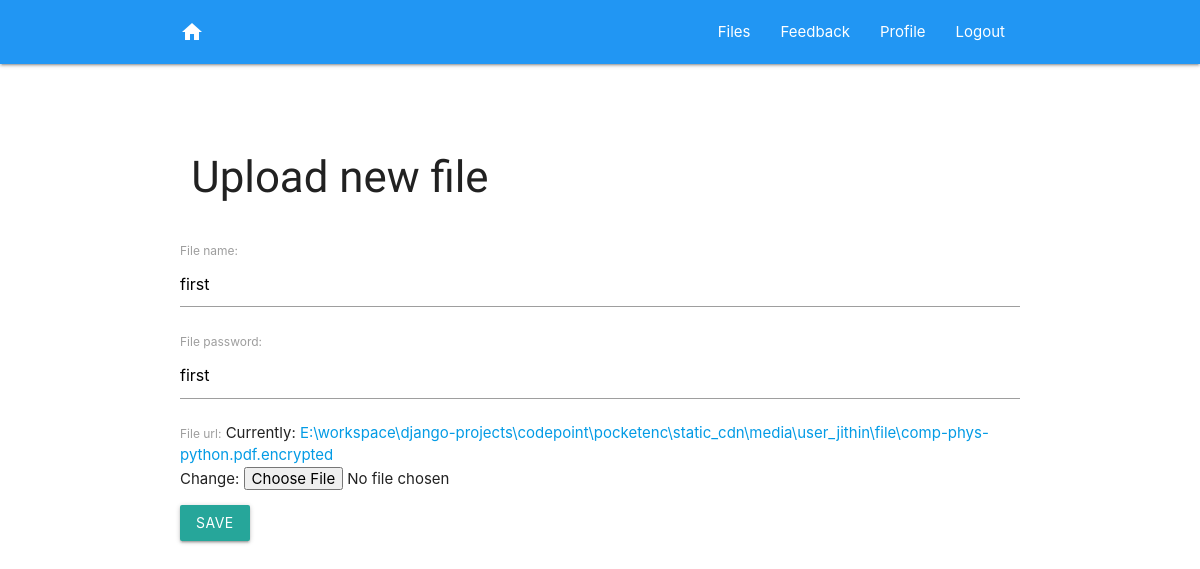
The page /files/update/2 (signed in) on the database as committed earlier.
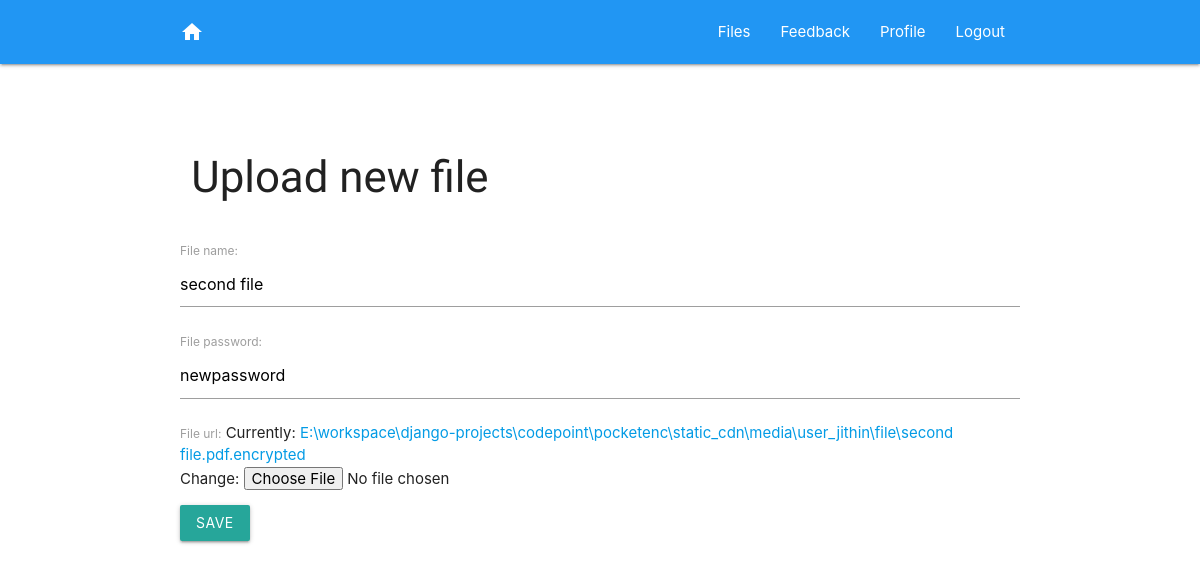
The same page on the database as committed later.
### encryptedfile/models.py (models this page shows, shortened)
class EncryptedFile(models.Model):
    user= models.ForeignKey(MyUser, on_delete=models.CASCADE)
    file_name=models.CharField(max_length=100)
    file_password = models.CharField(max_length=255)
    file_key = models.BinaryField(editable=False,max_length=255)
    file_url = models.FileField(upload_to=user_file_upload)
    created_at = models.DateTimeField(auto_now_add=True)

### encryptedfile/views.py (the view)
# urls.py: path('update/<int:pk>', views.FileUpdateView.as_view(), name='file_update'),
class FileUpdateView(LoginRequiredMixin, UpdateView):
    model = EncryptedFile
    form_class = EncryptedFileForm
    template_name = 'encryptedfile/add_file.html'

### encryptedfile/forms.py
class EncryptedFileForm(forms.ModelForm):
    class Meta:
        model = EncryptedFile
        exclude=['user']

### encryptedfile/templates/encryptedfile/add_file.html (shortened to what this page needs)
{% extends 'base/base.html' %}
{% block content %}
{% include 'base/second_navbar.html' %}
<section>
	<div class="container mt-5">
        <div class="row">
            <div class="col">
                <h3>Upload new file</h3>
            </div>
        </div>
		<div class="row">
            <form method="POST" enctype="multipart/form-data">
                {{ form.as_p }}
                <button class="btn" type="submit"  >save</button>
            </form>
		</div>
	</div>
</section>
{% endblock %}

Rows that differ between the two databases and show on the page:
changed EncryptedFile: file_name "first" → "second file"; file_password "first" → "newpassword"
Other text that changed with them:
text no longer shown: "File name: File password: File url: Currently: E:\\workspace\\django-projects\\codepoint\\pocketenc\\static_cdn\\media\\user_jithin\\file\\comp-phys-python.pdf.encrypted Change:"
text now shown: "File name: File password: File url: Currently: E:\\workspace\\django-projects\\codepoint\\pocketenc\\static_cdn\\media\\user_jithin\\file\\second file.pdf.encrypted Change:"
